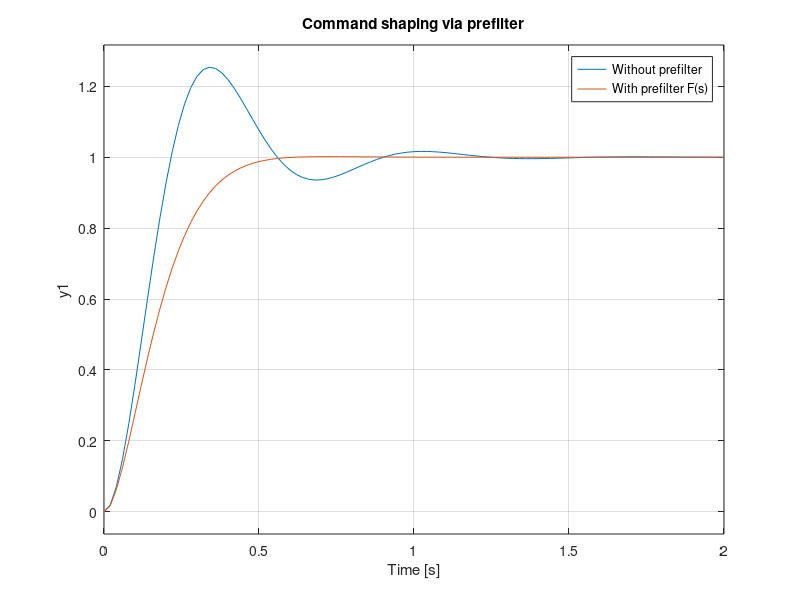
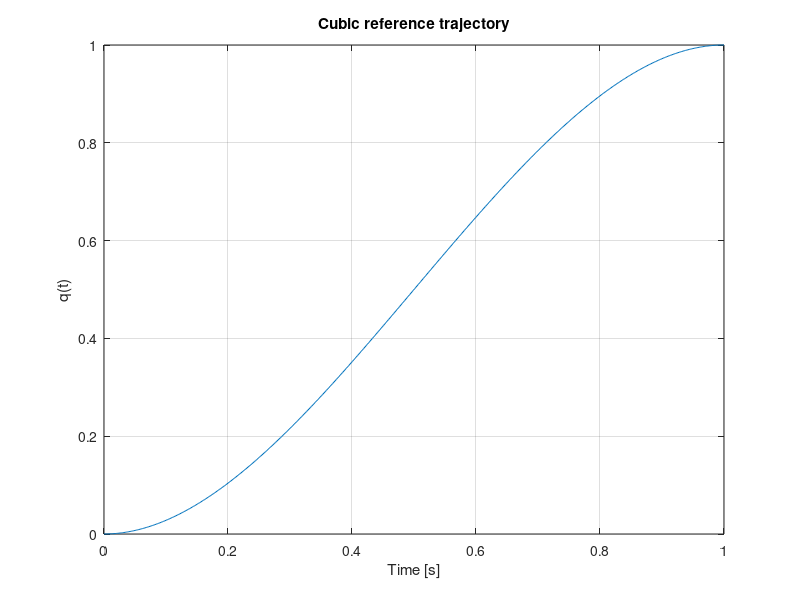

These charts were generated, in order, by the following MATLAB code:
% Parameters
omega_n = 10;      % natural frequency
zeta0   = 0.4;     % existing damping
zeta1   = 0.9;     % desired effective damping

s = tf('s');

% Closed-loop from internal reference to output
T0 = omega_n^2 / (s^2 + 2*zeta0*omega_n*s + omega_n^2);

% Prefilter F(s)
F  = (s^2 + 2*zeta0*omega_n*s + omega_n^2) ...
   / (s^2 + 2*zeta1*omega_n*s + omega_n^2);

% Reference-to-output transfer with prefilter
T_ref = F * T0;

% Step responses
figure;
step(T0, T_ref);
legend('Without prefilter', 'With prefilter F(s)');
grid on;
title('Command shaping via prefilter');

% Cubic reference profile
q_f = 1;   % final position
Tmove = 1; % move duration
t = linspace(0, Tmove, 500);
s_norm = t / Tmove;
q = 3*q_f*s_norm.^2 - 2*q_f*s_norm.^3;

figure;
plot(t, q);
xlabel('Time [s]');
ylabel('q(t)');
title('Cubic reference trajectory');
grid on;

% Simulink implementation:
% - Use a "Transfer Fcn" block for F(s).
% - Use a "Transfer Fcn" block for the plant closed-loop model or the plant
%   and controller separately.
% - Generate q(t) (cubic profile) with a MATLAB Function block or a
%   polynomial block, then feed it through F(s) into the existing servo loop.
